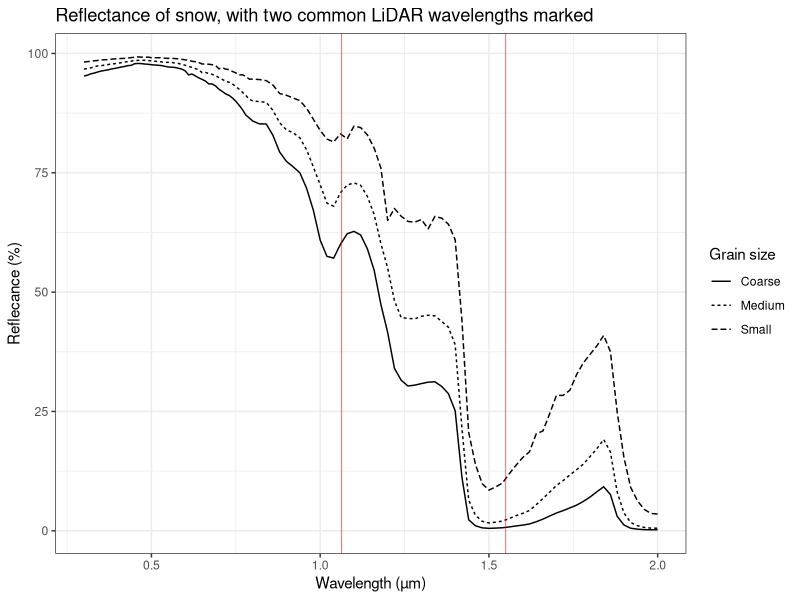
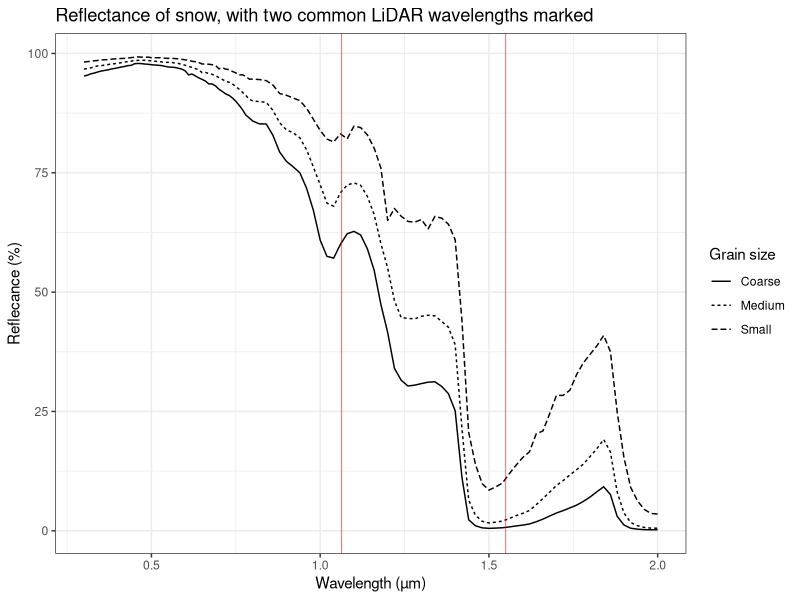

The R source for these figures, in order:
library(ggplot2)

small <- read.table("data/small.txt", col.names = c("Wavelength", "Reflectance"))
medium <- read.table("data/medium.txt", col.names = c("Wavelength", "Reflectance"))
coarse <- read.table("data/coarse.txt", col.names = c("Wavelength", "Reflectance"))

small$GrainSize <- "Small"
medium$GrainSize <- "Medium"
coarse$GrainSize <- "Coarse"

snow <- rbind(small, medium, coarse)

ggplot(snow, aes(Wavelength, Reflectance, linetype = GrainSize)) +
  geom_line() +
  scale_x_continuous(limits = c(0.3, 2.0)) +
  geom_vline(xintercept = 1064e-3, size = 0.2, colour = "red") +
  geom_vline(xintercept = 1550e-3, size = 0.2, colour = "red") +
  scale_linetype_discrete(guide = guide_legend(title = "Grain size")) +
  xlab("Wavelength (µm)") +
  ylab("Reflecance (%)") +
  ggtitle("Reflectance of snow, with two common LiDAR wavelengths marked") +
  theme_bw()
ggsave("img/reflectance.png")
